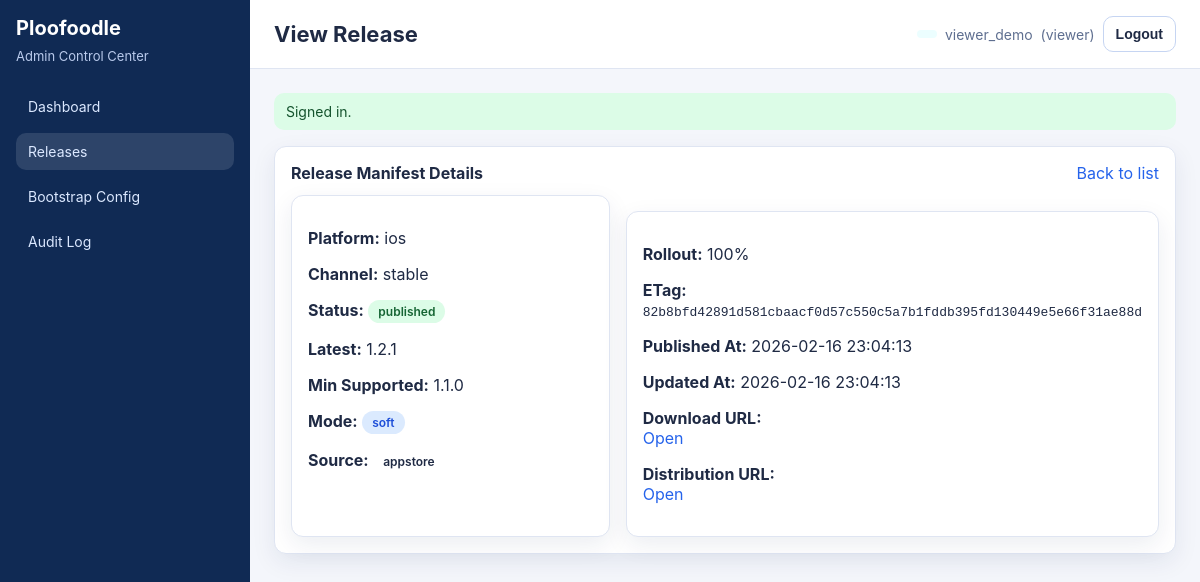
/index.php?_route=/admin/releases/view&id=3 (signed in), run on the app's committed database.
### tables this page shows
CREATE TABLE IF NOT EXISTS admin_update_manifest (
  id BIGINT UNSIGNED AUTO_INCREMENT PRIMARY KEY,
  platform VARCHAR(20) NOT NULL DEFAULT 'android',
  channel VARCHAR(30) NOT NULL DEFAULT 'stable',
  status ENUM('draft','published') NOT NULL DEFAULT 'draft',
  schema_version INT UNSIGNED NOT NULL DEFAULT 1,
  latest_version VARCHAR(32) NOT NULL,
  min_supported_version VARCHAR(32) NOT NULL,
  update_mode ENUM('soft','hard') NOT NULL DEFAULT 'soft',
  update_source ENUM('apk','play','appstore','web') NOT NULL DEFAULT 'apk',
  download_url VARCHAR(500) NOT NULL,
  distribution_url VARCHAR(500) NULL,
  release_notes_url VARCHAR(500) NULL,
  sha256 VARCHAR(128) NULL,
  rollout_percent TINYINT UNSIGNED NOT NULL DEFAULT 100,
  cache_ttl_seconds INT UNSIGNED NOT NULL DEFAULT 3600,
  etag VARCHAR(64) NOT NULL,
  updated_by BIGINT UNSIGNED NULL,
  published_at TIMESTAMP NULL DEFAULT NULL,
  created_at TIMESTAMP NOT NULL DEFAULT CURRENT_TIMESTAMP,
  updated_at TIMESTAMP NOT NULL DEFAULT CURRENT_TIMESTAMP ON UPDATE CURRENT_TIMESTAMP,
  KEY idx_aum_platform_channel_status (platform, channel, status),
  KEY idx_aum_updated_at (updated_at),
  UNIQUE KEY uq_aum_draft (platform, channel, status),
  CONSTRAINT fk_aum_updated_by FOREIGN KEY (updated_by) REFERENCES admin_users(id)
    ON DELETE SET NULL
);

### src/Controllers/BaseController.php (called while the page is built, shortened)
<?php
abstract class BaseController
{
    protected function render(string $viewFile, array $vars = []): void
    {
        $viewPath = PLOO_BASE_PATH . '/src/Views/' . $viewFile;
        extract($vars, EXTR_SKIP);
        require $viewPath;
    }
}

### src/Controllers/AdminReleaseController.php (called while the page is built, shortened)
<?php
final class AdminReleaseController extends BaseController
{
    public function view(): void
    {
        $user = (new RequireAdminAuth())->handle();
        $id = (int)($this->request->query('id', '0') ?? '0');
        $row = $id > 0 ? (new UpdateManifestRepository(Db::pdo()))->findById($id) : null;
        $this->render('admin/releases/view.php', [
            'user' => $user,
            'flash' => \ploo_take_flash(),
            'csrfToken' => \ploo_csrf_token(),
            'row' => $row,
        ]);
    }
}

### src/Core/Router.php (called while the page is built, shortened)
<?php
final class Router
{
    private array $routes = [];
    public function get(string $path, array $handler): void
    {
        $this->routes['GET'][$path] = $handler;
    }
    public function post(string $path, array $handler): void
    {
        $this->routes['POST'][$path] = $handler;
    }
    public function dispatch(): void
    {
        $request = new Request();
        $response = new Response();
        $method = $request->method();
        $path = rtrim($request->path(), '/') ?: '/';
        $handler = $this->routes[$method][$path] ?? null;
        try {
            [$class, $action] = $handler;
            $controller = new $class($request, $response);
            $controller->{$action}();
        } catch (\Throwable $e) {
            $response->json(['success' => false, 'error' => 'Internal server error'], 500);
        }
    }
}

### public/index.php (called while the page is built, shortened)
<?php
require_once __DIR__ . '/../src/bootstrap.php';
$router = new Router();
$router->get('/', [AdminDashboardController::class, 'index']);
$router->get('/admin', [AdminDashboardController::class, 'index']);
$router->get('/auth/login', [AuthController::class, 'showLogin']);
$router->post('/auth/login', [AuthController::class, 'login']);
$router->post('/auth/logout', [AuthController::class, 'logout']);
$router->get('/admin/config', [AdminConfigController::class, 'index']);
$router->post('/admin/config', [AdminConfigController::class, 'saveOrPublish']);
$router->post('/admin/config/save-draft', [AdminConfigController::class, 'saveDraft']);
$router->post('/admin/config/publish', [AdminConfigController::class, 'publish']);
$router->post('/admin/config/reset-draft', [AdminConfigController::class, 'resetDraft']);
$router->post('/admin/config/delete-draft', [AdminConfigController::class, 'deleteDraft']);
$router->get('/admin/releases', [AdminReleaseController::class, 'index']);
$router->post('/admin/releases', [AdminReleaseController::class, 'saveOrPublish']);
$router->get('/admin/releases/create', [AdminReleaseController::class, 'create']);
$router->get('/admin/releases/view', [AdminReleaseController::class, 'view']);
$router->get('/admin/releases/edit', [AdminReleaseController::class, 'edit']);
$router->post('/admin/releases/publish', [AdminReleaseController::class, 'publish']);
$router->post('/admin/releases/unpublish', [AdminReleaseController::class, 'unpublish']);
$router->post('/admin/releases/delete', [AdminReleaseController::class, 'delete']);
$router->get('/admin/audit', [AdminAuditController::class, 'index']);
$router->get('/admin/audit/view', [AdminAuditController::class, 'view']);
$router->get('/mobile/bootstrap', [MobileBootstrapController::class, 'show']);
$router->get('/mobile/update', [MobileUpdateController::class, 'show']);
$router->get('/health', [HealthController::class, 'show']);
$router->dispatch();

### src/bootstrap.php (called while the page is built, shortened)
<?php
spl_autoload_register(static function (string $class): void {
    $prefix = 'Ploofoodle\\';
    $relative = substr($class, strlen($prefix));
    $path = PLOO_BASE_PATH . '/src/' . str_replace('\\', '/', $relative) . '.php';
});
$GLOBALS['ploo_config'] = [
    'app' => require PLOO_BASE_PATH . '/config/app.php',
    'db' => require PLOO_BASE_PATH . '/config/db.php',
    'auth' => require PLOO_BASE_PATH . '/config/auth.php',
];
function ploo_config(string $group): array
{
    return $GLOBALS['ploo_config'][$group] ?? [];
}
function ploo_base_path(): string
{
    $configured = trim((string)(ploo_config('app')['base_path'] ?? ''));
    $scriptName = (string)($_SERVER['SCRIPT_NAME'] ?? '/index.php');
    $base = rtrim(str_replace('\\', '/', dirname($scriptName)), '/');
    return $base === '' ? '' : $base;
}
function ploo_route_url(string $route, array $query = []): string
{
    $query = array_merge(['_route' => $route], $query);
    return ploo_base_path() . '/index.php?' . http_build_query($query);
}

### src/Core/Request.php (called while the page is built, shortened)
<?php
final class Request
{
    public function query(string $key, ?string $default = null): ?string
    {
        $value = $_GET[$key] ?? null;
        return trim((string)$value);
    }
}

### src/Core/Db.php (called while the page is built, shortened)
<?php
final class Db
{
    private static array $config = [];
    private static ?PDO $pdo = null;
    public static function configure(array $config): void
    {
        self::$config = $config;
    }
    public static function pdo(): PDO
    {
        $host = self::$config['host'] ?? '127.0.0.1';
        $port = (int)(self::$config['port'] ?? 3306);
        $name = self::$config['name'] ?? 'up-skill';
        $user = self::$config['user'] ?? 'root';
        $pass = self::$config['pass'] ?? '';
        $charset = self::$config['charset'] ?? 'utf8mb4';
        $dsn = sprintf('mysql:host=%s;port=%d;dbname=%s;charset=%s', $host, $port, $name, $charset);
        self::$pdo = new PDO($dsn, $user, $pass, [
            PDO::ATTR_ERRMODE => PDO::ERRMODE_EXCEPTION,
            PDO::ATTR_DEFAULT_FETCH_MODE => PDO::FETCH_ASSOC,
            PDO::ATTR_EMULATE_PREPARES => false,
        ]);
        return self::$pdo;
    }
}

### src/Repositories/UpdateManifestRepository.php (called while the page is built, shortened)
<?php
final class UpdateManifestRepository
{
    public function findById(int $id): ?array
    {
        $stmt = $this->pdo->prepare('SELECT * FROM admin_update_manifest WHERE id = ? LIMIT 1');
        $stmt->execute([$id]);
        $row = $stmt->fetch();
        return is_array($row) ? $row : null;
    }
}

### src/Views/admin/releases/view.php (the view, shortened to what this page needs)
<?php
$row = $row ?? [];
?>
<section class="card">
  <div class="card-head">
    <h3>Release Manifest Details</h3>
    <a href="<?= htmlspecialchars(ploo_route_url('/admin/releases'), ENT_QUOTES, 'UTF-8') ?>">Back to list</a>
  </div>
  <?php if (empty($row)): ?>
    <p class="muted">Manifest not found.</p>
  <?php else: ?>
    <div class="grid-2">
      <div class="card">
        <p><strong>Platform:</strong> <?= htmlspecialchars((string)$row['platform'], ENT_QUOTES, 'UTF-8') ?></p>
        <p><strong>Channel:</strong> <?= htmlspecialchars((string)$row['channel'], ENT_QUOTES, 'UTF-8') ?></p>
        <p><strong>Status:</strong> <span class="badge <?= htmlspecialchars((string)$row['status'], ENT_QUOTES, 'UTF-8') ?>"><?= htmlspecialchars((string)$row['status'], ENT_QUOTES, 'UTF-8') ?></span></p>
        <p><strong>Latest:</strong> <?= htmlspecialchars((string)$row['latest_version'], ENT_QUOTES, 'UTF-8') ?></p>
        <p><strong>Min Supported:</strong> <?= htmlspecialchars((string)$row['min_supported_version'], ENT_QUOTES, 'UTF-8') ?></p>
        <p><strong>Mode:</strong> <span class="badge <?= htmlspecialchars((string)$row['update_mode'], ENT_QUOTES, 'UTF-8') ?>"><?= htmlspecialchars((string)$row['update_mode'], ENT_QUOTES, 'UTF-8') ?></span></p>
        <p><strong>Source:</strong> <span class="badge info"><?= htmlspecialchars((string)($row['update_source'] ?? 'apk'), ENT_QUOTES, 'UTF-8') ?></span></p>
      </div>
      <div class="card">
        <p><strong>Rollout:</strong> <?= (int)($row['rollout_percent'] ?? 0) ?>%</p>
        <p><strong>ETag:</strong> <code><?= htmlspecialchars((string)($row['etag'] ?? ''), ENT_QUOTES, 'UTF-8') ?></code></p>
        <p><strong>Published At:</strong> <?= htmlspecialchars((string)($row['published_at'] ?? 'N/A'), ENT_QUOTES, 'UTF-8') ?></p>
        <p><strong>Updated At:</strong> <?= htmlspecialchars((string)($row['updated_at'] ?? 'N/A'), ENT_QUOTES, 'UTF-8') ?></p>
        <p><strong>Download URL:</strong><br><a href="<?= htmlspecialchars((string)($row['download_url'] ?? ''), ENT_QUOTES, 'UTF-8') ?>" target="_blank" rel="noreferrer">Open</a></p>
        <p><strong>Distribution URL:</strong><br>
          <?php if (!empty($row['distribution_url'])): ?>
            <a href="<?= htmlspecialchars((string)$row['distribution_url'], ENT_QUOTES, 'UTF-8') ?>" target="_blank" rel="noreferrer">Open</a>
          <?php else: ?>
            <span class="muted">N/A</span>
          <?php endif; ?>
        </p>
      </div>
    </div>
  <?php endif; ?>
</section>
<?php
require PLOO_BASE_PATH . '/src/Views/layout.php';

### public/assets/admin.css (style rules this page uses)
:root { --bg: #f4f6fb; --surface: #ffffff; --surface-muted: #f8faff; --text: #1f2a44; --text-muted: #5f6f90; --primary: #2563eb; --primary-600: #1d4ed8; --danger: #dc2626; --warning: #d97706; --success: #16a34a; --border: #dfe5f2; --shadow: 0 8px 24px rgba(16, 42, 84, 0.08); --radius: 12px; --space-1: 4px; --space-2: 8px; --space-3: 12px; --space-4: 16px; --space-5: 24px; --space-6: 32px; --font: Inter, Segoe UI, Roboto, Arial, sans-serif; }
* { box-sizing: border-box; }
body { margin: 0; font-family: var(--font); background: var(--bg); color: var(--text); }
a { color: var(--primary); text-decoration: none; }
.grid-2 { display: grid; grid-template-columns: 1fr 1fr; gap: var(--space-4); }
.card { background: var(--surface); border: 1px solid var(--border); border-radius: var(--radius); box-shadow: var(--shadow); padding: var(--space-4); }
.card + .card { margin-top: var(--space-4); }
.card-head { display: flex; justify-content: space-between; align-items: center; gap: var(--space-2); margin-bottom: var(--space-3); }
.card-head h3 { margin: 0; font-size: 16px; }
.badge { display: inline-flex; align-items: center; border-radius: 999px; padding: 4px 10px; font-size: 12px; font-weight: 600; }
.badge.published { background: #dcfce7; color: #166534; }
.badge.soft { background: #dbeafe; color: #1d4ed8; }

### data on the page
admin_update_manifest: platform "ios", channel "stable", status "published", latest_version "1.2.1", min_supported_version "1.1.0", update_mode "soft", update_source "appstore", rollout_percent "100", etag "82b8bfd42891d581cbaacf0d57c550c5a7b1fddb395fd130449e5e66f31ae88d", published_at "2026-02-16 23:04:13", updated_at "2026-02-16 23:04:13"

### other printed values
$pageTitle "View Release"
$u['username'] "viewer_demo"
$u['role'] "viewer"
$flash['message'] "Signed in."
